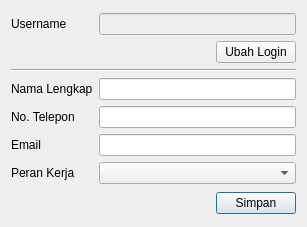
<?xml version="1.0" encoding="UTF-8"?>
<ui version="4.0">
 <class>EditUserDialog</class>
 <widget class="QDialog" name="EditUserDialog">
  <property name="geometry">
   <rect>
    <x>0</x>
    <y>0</y>
    <width>307</width>
    <height>227</height>
   </rect>
  </property>
  <property name="windowTitle">
   <string>Edit User</string>
  </property>
  <layout class="QVBoxLayout" name="verticalLayout">
   <item>
    <layout class="QGridLayout" name="gridLayout">
     <item row="0" column="1">
      <widget class="QLineEdit" name="usernameEdit">
       <property name="enabled">
        <bool>false</bool>
       </property>
       <property name="readOnly">
        <bool>true</bool>
       </property>
      </widget>
     </item>
     <item row="1" column="1">
      <layout class="QHBoxLayout" name="horizontalLayout_2">
       <property name="sizeConstraint">
        <enum>QLayout::SizeConstraint::SetFixedSize</enum>
       </property>
       <item>
        <spacer name="horizontalSpacer_2">
         <property name="orientation">
          <enum>Qt::Orientation::Horizontal</enum>
         </property>
         <property name="sizeHint" stdset="0">
          <size>
           <width>40</width>
           <height>20</height>
          </size>
         </property>
        </spacer>
       </item>
       <item>
        <widget class="QPushButton" name="ubahButton">
         <property name="text">
          <string>Ubah Login</string>
         </property>
         <property name="autoDefault">
          <bool>false</bool>
         </property>
        </widget>
       </item>
      </layout>
     </item>
     <item row="2" column="0" colspan="2">
      <widget class="Line" name="line">
       <property name="orientation">
        <enum>Qt::Orientation::Horizontal</enum>
       </property>
      </widget>
     </item>
     <item row="3" column="0">
      <widget class="QLabel" name="namaLengkapLabel">
       <property name="text">
        <string>Nama Lengkap</string>
       </property>
       <property name="buddy">
        <cstring>fullnameEdit</cstring>
       </property>
      </widget>
     </item>
     <item row="3" column="1">
      <widget class="QLineEdit" name="fullnameEdit"/>
     </item>
     <item row="4" column="0">
      <widget class="QLabel" name="nomorTeleponLabel">
       <property name="text">
        <string>No. Telepon</string>
       </property>
       <property name="buddy">
        <cstring>phoneEdit</cstring>
       </property>
      </widget>
     </item>
     <item row="4" column="1">
      <widget class="QLineEdit" name="phoneEdit"/>
     </item>
     <item row="5" column="0">
      <widget class="QLabel" name="emailLabel">
       <property name="text">
        <string>Email</string>
       </property>
       <property name="buddy">
        <cstring>emailEdit</cstring>
       </property>
      </widget>
     </item>
     <item row="5" column="1">
      <widget class="QLineEdit" name="emailEdit"/>
     </item>
     <item row="6" column="0">
      <widget class="QLabel" name="label">
       <property name="text">
        <string>Peran Kerja</string>
       </property>
      </widget>
     </item>
     <item row="6" column="1">
      <widget class="RolesComboBox" name="roleBox"/>
     </item>
     <item row="0" column="0">
      <widget class="QLabel" name="namaLengkapLabel_2">
       <property name="text">
        <string>Username</string>
       </property>
       <property name="buddy">
        <cstring>fullnameEdit</cstring>
       </property>
      </widget>
     </item>
    </layout>
   </item>
   <item>
    <layout class="QHBoxLayout" name="horizontalLayout">
     <item>
      <spacer name="horizontalSpacer">
       <property name="orientation">
        <enum>Qt::Orientation::Horizontal</enum>
       </property>
       <property name="sizeHint" stdset="0">
        <size>
         <width>40</width>
         <height>20</height>
        </size>
       </property>
      </spacer>
     </item>
     <item>
      <widget class="QPushButton" name="simpanButton">
       <property name="text">
        <string>Simpan</string>
       </property>
       <property name="autoDefault">
        <bool>true</bool>
       </property>
      </widget>
     </item>
    </layout>
   </item>
  </layout>
 </widget>
 <customwidgets>
  <customwidget>
   <class>RolesComboBox</class>
   <extends>QComboBox</extends>
   <header>src/customs/rolescombobox.h</header>
  </customwidget>
 </customwidgets>
 <tabstops>
  <tabstop>usernameEdit</tabstop>
  <tabstop>ubahButton</tabstop>
  <tabstop>fullnameEdit</tabstop>
  <tabstop>phoneEdit</tabstop>
  <tabstop>emailEdit</tabstop>
  <tabstop>roleBox</tabstop>
  <tabstop>simpanButton</tabstop>
 </tabstops>
 <resources/>
 <connections/>
</ui>
